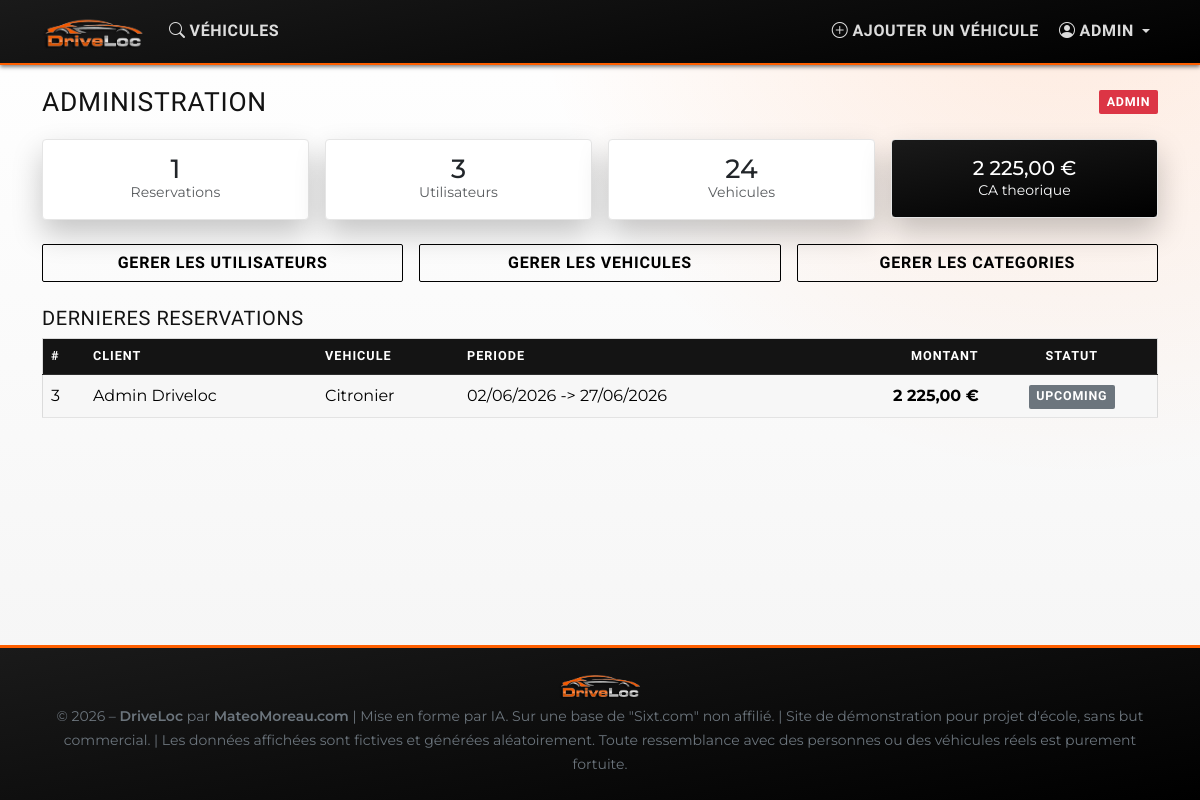
The page /dashboard/admin (signed in) on the database its author committed.
### tables this page shows
CREATE TABLE `reservations` (
  `id` int(10) UNSIGNED NOT NULL,
  `vehicle_id` int(10) UNSIGNED NOT NULL COMMENT 'FK → vehicles.id',
  `client_id` int(10) UNSIGNED NOT NULL COMMENT 'FK → users.id (rôle client)',
  `start_date` date NOT NULL,
  `end_date` date NOT NULL,
  `total_price` decimal(10,2) NOT NULL COMMENT 'price_per_day × nb jours',
  `status` enum('upcoming','ongoing','done','cancelled') NOT NULL DEFAULT 'upcoming',
  `created_at` timestamp NOT NULL DEFAULT current_timestamp()
);

CREATE TABLE `users` (
  `id` int(10) UNSIGNED NOT NULL,
  `firstname` varchar(100) NOT NULL,
  `lastname` varchar(100) NOT NULL,
  `email` varchar(191) NOT NULL,
  `password` varchar(255) NOT NULL COMMENT 'Hash bcrypt – généré via password_hash()',
  `role` enum('client','owner','admin') NOT NULL DEFAULT 'client',
  `status` enum('active','inactive') NOT NULL DEFAULT 'active',
  `created_at` timestamp NOT NULL DEFAULT current_timestamp()
);

CREATE TABLE `vehicles` (
  `id` int(10) UNSIGNED NOT NULL,
  `owner_id` int(10) UNSIGNED NOT NULL COMMENT 'FK → users.id (rôle owner)',
  `category_id` int(10) UNSIGNED NOT NULL COMMENT 'FK → categories.id',
  `title` varchar(255) NOT NULL,
  `brand` varchar(100) NOT NULL,
  `model` varchar(100) NOT NULL,
  `registration` varchar(20) NOT NULL COMMENT 'Immatriculation ou référence interne',
  `price_per_day` decimal(10,2) NOT NULL,
  `description` text DEFAULT NULL,
  `main_image` varchar(255) DEFAULT NULL COMMENT 'Nom de fichier de la photo principale',
  `status` enum('active','inactive') NOT NULL DEFAULT 'active',
  `created_at` timestamp NOT NULL DEFAULT current_timestamp()
);

### core/Controller.php (called while the page is built, shortened)
<?php
abstract class Controller
{
    protected function render(string $view, array $data = []): void
    {
        extract($data, EXTR_SKIP);
        $viewFile = VIEWS_PATH . '/' . $view . '.php';
        require VIEWS_PATH . '/layouts/header.php';
        require $viewFile;
        require VIEWS_PATH . '/layouts/footer.php';
    }
}

### controllers/AdminController.php (called while the page is built, shortened)
<?php
class AdminController extends Controller
{
    public function index(): void
    {
        $reservationModel = new Reservation();
        $userModel        = new User();
        $vehicleModel     = new Vehicle();
        $this->render('dashboard/admin/index', [
            'pageTitle'     => 'Administration – ' . APP_NAME,
            'resStats'      => $reservationModel->globalStats(),
            'userStats'     => $userModel->statsByRole(),
            'vehicleStats'  => $vehicleModel->statsForAdmin(),
            'recentRes'     => $reservationModel->recentForAdmin(8),
            'error'         => Session::getFlash('error'),
            'success'       => Session::getFlash('success'),
        ]);
    }
}

### index.php (called while the page is built, shortened)
<?php
require_once __DIR__ . '/config/database.php';
require_once __DIR__ . '/core/Model.php';
require_once __DIR__ . '/core/Controller.php';
require_once __DIR__ . '/core/Router.php';
$router = new Router();
$router->dispatch();

### core/Model.php (called while the page is built, shortened)
<?php
abstract class Model
{
    protected PDO $db;
    public function __construct()
    {
        $this->db = Database::getInstance();
    }
    protected function query(string $sql, array $params = []): PDOStatement
    {
        $stmt = $this->db->prepare($sql);
        $stmt->execute($params);
        return $stmt;
    }
    protected function fetchAll(string $sql, array $params = []): array
    {
        return $this->query($sql, $params)->fetchAll();
    }
    protected function fetchOne(string $sql, array $params = []): array|false
    {
        return $this->query($sql, $params)->fetch();
    }
}

### config/database.php (called while the page is built, shortened)
<?php
final class Database
{
    private static ?PDO $instance = null;
    public static function getInstance(): PDO
    {
        if (self::$instance === null) {
            $host   = getenv('DB_HOST')  ?: '127.0.0.1';
            $dbname = getenv('DB_NAME')  ?: 'driveloc';
            $user   = getenv('DB_USER')  ?: 'driveloc';
            $pass   = getenv('DB_PASS')  ?: 'driveloc';
            $port   = (int) (getenv('DB_PORT') ?: 3306);
            $dsn = sprintf(
                'mysql:host=%s;port=%d;dbname=%s;charset=%s',
                $host,
                $port,
                $dbname,
                self::CHARSET
            );
            self::$instance = new PDO($dsn, $user, $pass, [
                PDO::ATTR_ERRMODE            => PDO::ERRMODE_EXCEPTION,
                PDO::ATTR_DEFAULT_FETCH_MODE => PDO::FETCH_ASSOC,
                PDO::ATTR_EMULATE_PREPARES   => false,
            ]);
        }
        return self::$instance;
    }
}

### models/Reservation.php (called while the page is built, shortened)
<?php
require_once ROOT_PATH . '/core/Model.php';
class Reservation extends Model
{
    public function globalStats(): array
    {
        $row = $this->fetchOne("
            SELECT
                COUNT(*)                                                              AS total_reservations,
                SUM(status = 'upcoming')                                              AS nb_upcoming,
                SUM(status = 'ongoing')                                               AS nb_ongoing,
                SUM(status = 'done')                                                  AS nb_done,
                SUM(status = 'cancelled')                                             AS nb_cancelled,
                COALESCE(SUM(CASE WHEN status NOT IN ('cancelled')
                                  THEN total_price END), 0)                           AS revenue_theoretical,
                COALESCE(SUM(CASE WHEN status = 'done'
                                  THEN total_price END), 0)                           AS revenue_confirmed
            FROM reservations
        ");
        return $row ?: [
            'total_reservations' => 0, 'nb_upcoming'          => 0,
            'nb_ongoing'         => 0, 'nb_done'              => 0,
            'nb_cancelled'       => 0, 'revenue_theoretical'  => 0,
            'revenue_confirmed'  => 0,
        ];
    }
    public function recentForAdmin(int $limit = 10): array
    {
        return $this->fetchAll("
            SELECT
                r.id,
                r.start_date,
                r.end_date,
                r.total_price,
                r.status,
                r.created_at,
                v.title         AS vehicle_title,
                v.brand         AS vehicle_brand,
                v.model         AS vehicle_model,
                v.main_image    AS vehicle_image,
                u.firstname     AS client_firstname,
                u.lastname      AS client_lastname
            FROM reservations r
            INNER JOIN vehicles v ON v.id = r.vehicle_id
            INNER JOIN users    u ON u.id = r.client_id
            ORDER BY r.created_at DESC
            LIMIT :lim
        ", ['lim' => $limit]);
    }
}

### models/User.php (called while the page is built, shortened)
<?php
require_once ROOT_PATH . '/core/Model.php';
class User extends Model
{
    public function statsByRole(): array
    {
        $row = $this->fetchOne("
            SELECT
                COUNT(*)                   AS total,
                SUM(role = 'client')       AS nb_clients,
                SUM(role = 'owner')        AS nb_owners,
                SUM(role = 'admin')        AS nb_admins,
                SUM(status = 'active')     AS nb_active,
                SUM(status = 'inactive')   AS nb_inactive
            FROM users
        ");
        return $row ?: [
            'total'       => 0, 'nb_clients'  => 0,
            'nb_owners'   => 0, 'nb_admins'   => 0,
            'nb_active'   => 0, 'nb_inactive' => 0,
        ];
    }
}

### models/Vehicle.php (called while the page is built, shortened)
<?php
require_once ROOT_PATH . '/core/Model.php';
class Vehicle extends Model
{
    public function statsForAdmin(): array
    {
        $row = $this->fetchOne("
            SELECT
                COUNT(*)                    AS total,
                SUM(status = 'active')      AS nb_active,
                SUM(status = 'inactive')    AS nb_inactive
            FROM vehicles
        ");
        return $row ?: ['total' => 0, 'nb_active' => 0, 'nb_inactive' => 0];
    }
}

### views/dashboard/admin/index.php (the view, shortened to what this page needs)
<div class="d-flex justify-content-between align-items-center mb-4">
    <h1 class="h4 mb-0">Administration</h1>
    <span class="badge bg-danger">Admin</span>
</div>
<div class="row g-3 mb-4">
    <div class="col-6 col-md-3"><div class="card p-3 text-center"><div class="h4 mb-0"><?= (int) ($resStats['total_reservations'] ?? 0) ?></div><small class="text-muted">Reservations</small></div></div>
    <div class="col-6 col-md-3"><div class="card p-3 text-center"><div class="h4 mb-0"><?= (int) ($userStats['total'] ?? 0) ?></div><small class="text-muted">Utilisateurs</small></div></div>
    <div class="col-6 col-md-3"><div class="card p-3 text-center"><div class="h4 mb-0"><?= (int) ($vehicleStats['total'] ?? 0) ?></div><small class="text-muted">Vehicules</small></div></div>
    <div class="col-6 col-md-3"><div class="card p-3 text-center bg-dark text-white"><div class="h5 mb-0"><?= number_format((float) ($resStats['revenue_theoretical'] ?? 0), 2, ',', ' ') ?> €</div><small class="text-light">CA theorique</small></div></div>
</div>
<div class="row g-3 mb-4">
    <div class="col-md-4"><a class="btn btn-outline-dark w-100" href="<?= APP_URL ?>/dashboard/admin/users">Gerer les utilisateurs</a></div>
    <div class="col-md-4"><a class="btn btn-outline-dark w-100" href="<?= APP_URL ?>/dashboard/admin/vehicles">Gerer les vehicules</a></div>
    <div class="col-md-4"><a class="btn btn-outline-dark w-100" href="<?= APP_URL ?>/dashboard/admin/categories">Gerer les categories</a></div>
</div>
<h2 class="h5">Dernieres reservations</h2>
<?php if (empty($recentRes)): ?>
    <p class="text-muted">Aucune reservation.</p>
<?php else: ?>
    <div class="table-responsive">
        <table class="table table-striped align-middle">
            <thead><tr><th>#</th><th>Client</th><th>Vehicule</th><th>Periode</th><th class="text-end">Montant</th><th class="text-center">Statut</th></tr></thead>
            <tbody>
                <?php foreach ($recentRes as $r): ?>
                    <tr>
                        <td><?= (int) $r['id'] ?></td>
                        <td><?= ($r['client_firstname']) ?> <?= ($r['client_lastname']) ?></td>
                        <td><?= ($r['vehicle_title']) ?></td>
                        <td><?= ((new DateTimeImmutable($r['start_date']))->format('d/m/Y')) ?> -> <?= ((new DateTimeImmutable($r['end_date']))->format('d/m/Y')) ?></td>
                        <td class="text-end fw-bold"><?= number_format((float) $r['total_price'], 2, ',', ' ') ?> €</td>
                        <td class="text-center"><span class="badge bg-secondary"><?= ($r['status']) ?></span></td>
                    </tr>
                <?php endforeach; ?>
            </tbody>
        </table>
    </div>
<?php endif; ?>

### core/Router.php (shortened to what this page needs)
<?php
class Router
{
    private array $routes = [];
    public function route(string $method, string $path, string $controller, string $action): void
    {
        $this->routes[] = [$method, $path, $controller, $action];
    }
    public function dispatch(): void
    {
        $method = $_SERVER['REQUEST_METHOD'];
        $uri = parse_url($_SERVER['REQUEST_URI'], PHP_URL_PATH) ?? '/';
        $uri = '/' . ltrim($uri ?: '/', '/');
        foreach ($this->routes as [$routeMethod, $routePath, $controller, $action]) {
            if ($routeMethod === $method && preg_match('#^' . $routePath . '$#', $uri, $matches)) {
                $this->call($controller, $action, array_slice($matches, 1));
                return;
            }
        }
    }
    private function call(string $controller, string $action, array $params): void
    {
        $c = new $controller();
        $c->$action(...$params);
    }
}

### assets/css/style.css (style rules this page uses)
:root { --sixt-black: #000000; --sixt-orange: #ff5f00; --sixt-white: #ffffff; --sixt-surface: #0f0f0f; --sixt-soft: #f5f5f5; --sixt-border: #222222; --sixt-shadow: 0 14px 30px rgba(0, 0, 0, 0.22); }
* { -webkit-font-smoothing: antialiased; text-rendering: optimizeLegibility; }
body { font-family: 'Montserrat', 'Segoe UI', sans-serif; background: radial-gradient(circle at 90% -10%, rgba(255, 95, 0, 0.14), transparent 40%), linear-gradient(180deg, #ffffff 0%, #f4f4f4 100%); color: #121212; }
h1, h2, h3, h4, h5, h6, .navbar-brand, .btn { font-family: 'Barlow Condensed', 'Montserrat', sans-serif; letter-spacing: 0.02em; }
h1, h2, h3 { text-transform: uppercase; font-weight: 800; letter-spacing: 0.03em; }
.h1, h1 { font-size: clamp(2rem, 4.5vw, 3.8rem); line-height: 0.95; }
.h4, h4 { font-size: clamp(1.35rem, 2.2vw, 2rem); line-height: 1; }
.btn { border-radius: 2px; text-transform: uppercase; font-weight: 700; letter-spacing: 0.05em; transition: transform 0.18s ease, box-shadow 0.18s ease, background-color 0.18s ease, border-color 0.18s ease, color 0.18s ease; }
.btn-outline-dark { border-color: var(--sixt-black) !important; color: var(--sixt-black) !important; }
.card { border: 1px solid #e5e5e5; border-radius: 4px; box-shadow: var(--sixt-shadow); overflow: hidden; transition: transform 0.2s ease, box-shadow 0.2s ease; }
.card.bg-dark, .card.text-white, .bg-dark { background: linear-gradient(170deg, #1a1a1a 0%, #000000 100%) !important; color: var(--sixt-white) !important; }
.badge { border-radius: 2px; padding: 0.45em 0.62em; font-family: 'Barlow Condensed', 'Montserrat', sans-serif; font-size: 0.78rem; letter-spacing: 0.06em; text-transform: uppercase; }
.table { border: 1px solid #dbdbdb; margin-bottom: 0; --bs-table-bg: #ffffff; --bs-table-striped-bg: #f7f7f7; }
.table th { font-size: 0.79rem; text-transform: uppercase; letter-spacing: 0.08em; font-family: 'Barlow Condensed', 'Montserrat', sans-serif; background-color: #141414; color: var(--sixt-white); border-color: #2d2d2d; }
.table td { border-color: #e3e3e3; }
a { color: #0f0f0f; }

### rows shown on the page
reservations: id "3", client.firstname "Admin", client.lastname "Driveloc", vehicle.title "Citronier", start_date "02/06/2026", end_date "27/06/2026", total_price "2 225,00", status "UPCOMING"

### other values the page prints
$resStats['total_reservations'] "1"
$userStats['total'] "3"
$vehicleStats['total'] "24"
$resStats['revenue_theoretical'] "2 225,00"
